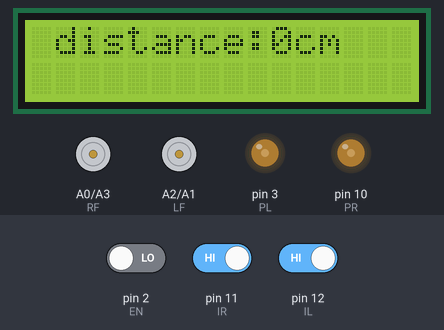
The sketch below on a simulated Arduino Uno, built with avr-gcc and run on an emulated ATmega328P. Shown: 16×2 character LCD, motor-driver pin pairs drawn as motors (green arrow = first pin HIGH = forward, orange = second pin HIGH = backward, longer = more drive), output pins drawn as LEDs (lit = HIGH). The test bench sets the inputs (shaded band); at power-on: pin 11 (IR) HIGH, pin 12 (IL) HIGH, pin 2 (EN) LOW.

Above: at 1.2 s.
1.3 s: pin 11 (IR) driven LOW
At 2.5 s:
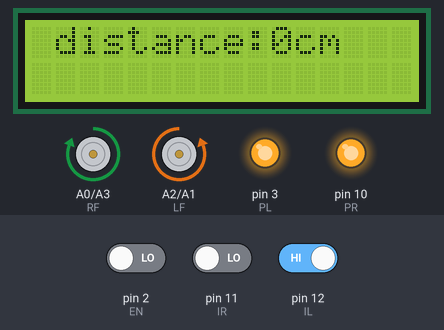
2.8 s: pin 12 (IL) driven LOW
At 4.0 s:
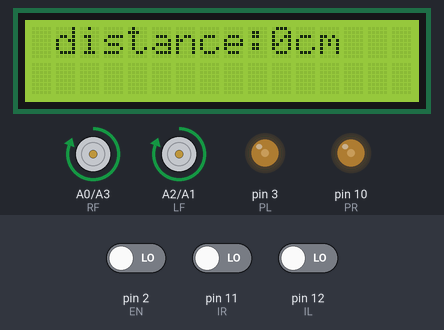
4.3 s: pin 11 (IR) driven HIGH
At 4.9 s:
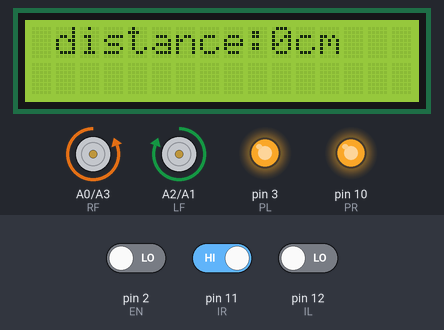
5.8 s: pin 12 (IL) driven HIGH
At 6.3 s:
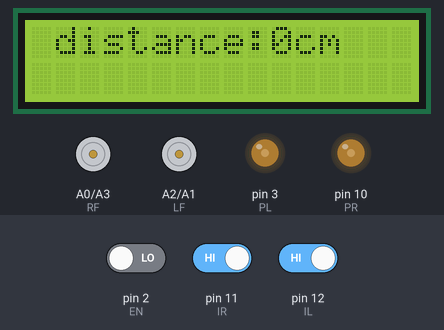
Timing chart, 0 to 8.3 s (numbered marks = the images above; inputs shaded):
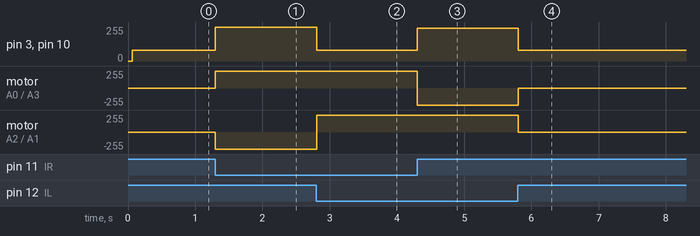

The sketch:

RE.ino
```cpp
// include the library code:
#include <LiquidCrystal.h>
#include<Wire.h>
#include <Wire.h>


// initialize the library by associating any needed LCD interface pin
// with the arduino pin number it is connected to
LiquidCrystal lcd(8,9,4,5,6,7);
//use this code placement
int LB = A1;
int LF = A2;
int RB = A3;
int RF = A0;
int IR = 11;
int IL = 12;
int PL = 3;
int PR = 10;
int EN = 2;

int pulses;
int distance;
int preven;
int curren;


void setup() {
  // set up the LCD's number of columns and rows:
  Serial.begin(9600);
  lcd.begin(16, 2);
  pinMode(LB, OUTPUT);
  pinMode(LF, OUTPUT);
  pinMode(RB, OUTPUT);
  pinMode(RF, OUTPUT);
  pinMode(IR, INPUT);
  pinMode(IL, INPUT);
  pinMode(PR, OUTPUT);
  pinMode(PL, OUTPUT);
  pinMode(EN, INPUT);

  pulses=0;
  preven=0;
  curren=0;
}

void follow(){
  if (digitalRead(IR)==0 and digitalRead(IL)==0){
    //the code tht let it complete the course use 70 speed
    analogWrite(PR,80);
    analogWrite(PL,80);
    digitalWrite(LB,LOW);
    digitalWrite(LF,HIGH);
    digitalWrite(RB,LOW);
    digitalWrite(RF,HIGH);
  }
  if (digitalRead(IR)==0 and digitalRead(IL)==1){
    analogWrite(PR,255);
    analogWrite(PL,255);
    digitalWrite(RF,HIGH);
    digitalWrite(RB,LOW);
    digitalWrite(LF,LOW);
    digitalWrite(LB,HIGH);
    delay(10);
  }
  if (digitalRead(IR)==1 and digitalRead(IL)==0){
    analogWrite(PR,245);
    analogWrite(PL,245);
    digitalWrite(LB,LOW);
    digitalWrite(LF,HIGH);
    digitalWrite(RB,HIGH);
    digitalWrite(RF,LOW);
    delay(10);
  }
  if (digitalRead(IR)==1 and digitalRead(IL)==1){
    analogWrite(PR,80);
    analogWrite(PL,80);
    digitalWrite(LB,LOW);
    digitalWrite(LF,LOW);
    digitalWrite(RB,LOW);
    digitalWrite(RF,LOW);
  }
}

void loop() {
  follow();
//RE codes
curren=digitalRead(EN);
  if (preven!=curren){
    preven=curren;
    pulses++;}
  else{preven=curren;}
  distance=pulses/2.2;
  lcd.setCursor(1,0);
  lcd.print("distance:");
  lcd.print(distance);
  lcd.print("cm");
  }
```

Measured:
- after the input at 1.3 s, pin 3 (PL), pin 10 (PR): 80/255 → 255/255 at once; motor on A0 (RF) / A3 (RB): stopped → forward 255/255 at once; motor on A2 (LF) / A1 (LB): stopped → backward 255/255 at once
- after the input at 2.8 s, pin 3 (PL), pin 10 (PR): 255/255 → 80/255 at once; motor on A2 (LF) / A1 (LB): backward 255/255 → forward 255/255 at once
- after the input at 4.3 s, pin 3 (PL), pin 10 (PR): 80/255 → 245/255 at once; motor on A0 (RF) / A3 (RB): forward 255/255 → backward 255/255 at once
- after the input at 5.8 s, pin 3 (PL), pin 10 (PR): 245/255 → 80/255 at once; motor on A0 (RF) / A3 (RB): backward 255/255 → stopped at once; motor on A2 (LF) / A1 (LB): forward 255/255 → stopped at once
